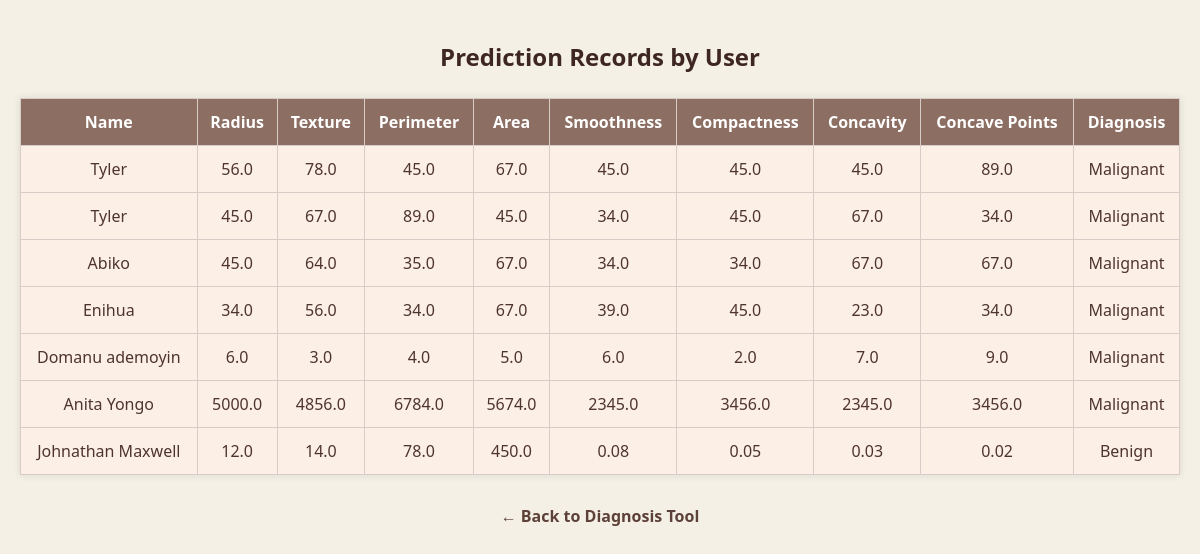
The page /output on the database its author committed.
### tables this page shows
CREATE TABLE predictions (
            id INTEGER PRIMARY KEY AUTOINCREMENT,
            user_name TEXT,
            mean_radius REAL,
            mean_texture REAL,
            mean_perimeter REAL,
            mean_area REAL,
            mean_smoothness REAL,
            mean_compactness REAL,
            mean_concavity REAL,
            mean_concave_points REAL,
            mean_symmetry REAL,
            mean_fractal_dimension REAL,
            prediction TEXT
        );

### app.py (the view)
@app.route('/output')
def output():
    conn = sqlite3.connect('breastcancer.db')
    c = conn.cursor()
    c.execute('''
        SELECT user_name, mean_radius, mean_texture, mean_perimeter, mean_area,
               mean_smoothness, mean_compactness, mean_concavity,
               mean_concave_points, prediction
        FROM predictions
    ''')
    records = c.fetchall()
    conn.close()
    return render_template('result.html', records=records)

### templates/result.html (shortened to what this page needs)
<!DOCTYPE html>
<html lang="en">
  <head>
  </head>
  <body>
    <h2>Prediction Records by User</h2>
    <table>
      <thead>
        <tr>
          <th>Name</th>
          <th>Radius</th>
          <th>Texture</th>
          <th>Perimeter</th>
          <th>Area</th>
          <th>Smoothness</th>
          <th>Compactness</th>
          <th>Concavity</th>
          <th>Concave Points</th>
          <th>Diagnosis</th>
        </tr>
      </thead>
      <tbody>
        {% for row in records %}
        <tr>
          <td>{{ row[0] }}</td>
          <td>{{ row[1] }}</td>
          <td>{{ row[2] }}</td>
          <td>{{ row[3] }}</td>
          <td>{{ row[4] }}</td>
          <td>{{ row[5] }}</td>
          <td>{{ row[6] }}</td>
          <td>{{ row[7] }}</td>
          <td>{{ row[8] }}</td>
          <td>{{ row[9] }}</td>
        </tr>
        {% endfor %}
      </tbody>
    </table>
    <div style="text-align: center">
      <a class="back-link" href="/">← Back to Diagnosis Tool</a>
    </div>
  </body>
</html>

### templates/result.html (style rules this page uses)
body { font-family: "Segoe UI", Tahoma, Geneva, Verdana, sans-serif; background-color: #f5f0e6; margin: 0; padding: 20px; color: #4e342e; }
h2 { text-align: center; color: #3e2723; margin-bottom: 25px; }
table { width: 100%; border-collapse: collapse; background-color: #fff8f0; box-shadow: 0 0 8px rgba(0, 0, 0, 0.1); }
th, td { padding: 12px 10px; border: 1px solid #d7ccc8; text-align: center; }
th { background-color: #8d6e63; color: #ffffff; }
td { background-color: #fcefe6; }
.back-link { display: inline-block; margin: 30px auto 0; text-align: center; color: #5d4037; text-decoration: none; font-weight: bold; font-size: 16px; }

### rows shown on the page
predictions: user_name "Tyler", mean_radius "56.0", mean_texture "78.0", mean_perimeter "45.0", mean_area "67.0", mean_smoothness "45.0", mean_compactness "45.0", mean_concavity "45.0", mean_concave_points "89.0", prediction "Malignant"
predictions: user_name "Tyler", mean_radius "45.0", mean_texture "67.0", mean_perimeter "89.0", mean_area "45.0", mean_smoothness "34.0", mean_compactness "45.0", mean_concavity "67.0", mean_concave_points "34.0", prediction "Malignant"
predictions: user_name "Abiko", mean_radius "45.0", mean_texture "64.0", mean_perimeter "35.0", mean_area "67.0", mean_smoothness "34.0", mean_compactness "34.0", mean_concavity "67.0", mean_concave_points "67.0", prediction "Malignant"
predictions: user_name "Enihua", mean_radius "34.0", mean_texture "56.0", mean_perimeter "34.0", mean_area "67.0", mean_smoothness "39.0", mean_compactness "45.0", mean_concavity "23.0", mean_concave_points "34.0", prediction "Malignant"
predictions: user_name "Domanu ademoyin", mean_radius "6.0", mean_texture "3.0", mean_perimeter "4.0", mean_area "5.0", mean_smoothness "6.0", mean_compactness "2.0", mean_concavity "7.0", mean_concave_points "9.0", prediction "Malignant"
predictions: user_name "Anita Yongo", mean_radius "5000.0", mean_texture "4856.0", mean_perimeter "6784.0", mean_area "5674.0", mean_smoothness "2345.0", mean_compactness "3456.0", mean_concavity "2345.0", mean_concave_points "3456.0", prediction "Malignant"
predictions: user_name "Johnathan Maxwell", mean_radius "12.0", mean_texture "14.0", mean_perimeter "78.0", mean_area "450.0", mean_smoothness "0.08", mean_compactness "0.05", mean_concavity "0.03", mean_concave_points "0.02", prediction "Benign"
